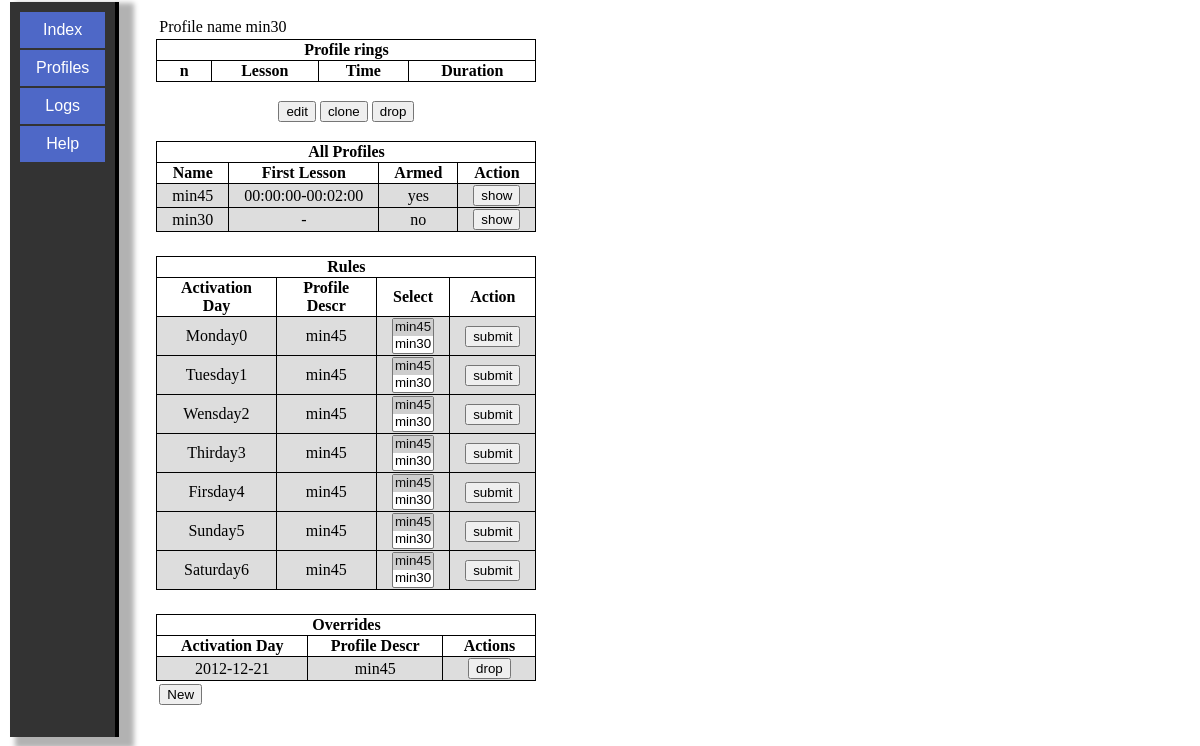
/test.php?show=2, run on the app's committed database.
### tables this page shows
CREATE TABLE profiles(
       id INT NOT NULL AUTO_INCREMENT, 
       PRIMARY KEY(id),
       name VARCHAR(30)    
);

CREATE TABLE rings (
       id INT NOT NULL AUTO_INCREMENT, 
       PRIMARY KEY(id), 
       profile_id INT NOT NULL,
       ring_time TIME,
       ring_duration TIME DEFAULT '00:00:05'
);

CREATE TABLE rules (
       rule_day INT,
       PRIMARY KEY(rule_day),
       profile_id INT NOT NULL       
);

CREATE TABLE overrides(
       id INT NOT NULL AUTO_INCREMENT, 
       PRIMARY KEY(id), 
       over_date DATE,
       profile_id INT NOT NULL
);

### print_funcs.php (the view, shortened to what this page needs)
<?php
$days = ['Monday', 'Tuesday','Wensday','Thirday','Firsday','Sunday','Saturday','Unknown value'];
function rule_day($day)
{
	global $days;
	return $days[$day] . $day;
}
function select_profile_elem()
{
	echo '<select size="'.cnt_profiles().'" name="select_elem">';
	foreach_query("SELECT * FROM profiles",'select_profile_print');
	echo '</select>	';
}
function select_profile_print($pname)
{
	if(is_armed_profile($pname['id'])) {
		echo '<option value="'.$pname['name'].'" selected="">'.$pname['name'].'</option>';
	}else{
		echo '<option value="'.$pname['name'].'">'.$pname['name'].'</option>';
	}
}
function print_rule($rule)
{
	echo '<tr class="entry">';
	echo '<td align="center" class="entry">' . rule_day($rule['rule_day']) . '</td>' . "\n";
	echo '<td align="center" class="entry">' . get_profile_name_by_id(($rule['profile_id'])) . '</td>' . "\n";
	echo '<td align="center" class="entry">';
	select_profile_elem();
	echo '</td>
			<td align="center" class="entry">
				<button type="submit" name="rule_submit" value='.$rule['rule_day'].'>submit</button>
			</td>
		</tr>';
}
function print_profile($p)
{
	echo '<tr class="entry">';
	$ring = get_ring($p['id']);
	echo '<td align="center" class="entry">' . $p['name'] . '</td>' . "\n";
	echo '<td align="center" class="entry">' . $ring[0]['ring_time'] . '-' .  $ring[1]['ring_time'] . '</td>' . "\n";
	echo '<td align="center" class="entry">' . (is_armed_profile($p['id'])? 'yes' : 'no') . '</td>' . "\n";
	echo '
			<td align="center" class="entry">
				<button type="submit" name="show" value='.$p['id'].'>show</button>
			</td>';
	echo '</tr>';
}
function print_override($o)
{
	echo '<tr class="entry">';
	echo '<td align="center" class="entry">' . $o['over_date'] . '</td>' . "\n";
	echo '<td align="center" class="entry">' . get_profile_name_by_id($o['profile_id']) . '</td>' . "\n";
	echo '
			<td align="center" class="entry">
				<button type="submit" name="ov_drop" value='.$o['id'].'>drop</button>
			</td>
		 ';
	echo '</tr>';
}
?>

### site.php (shortened to what this page needs)
<?php
$sub_box_opened = false;
function table_open($head,$cols)
{
	$numcols = count($cols);
	echo '
			<table class="main">
				<tr><th align="center" class="entry" colspan="'.$numcols.'"><div calss="table_heads">'.$head.'</div></td></tr>
				<tr>';
	$i = 0;
	while ($numcols > $i)  {
		echo '<th align="center" class="entry">'.$cols[$i++].'</th>';
	}
	echo '</tr>';
}
function table_close()
{
	echo '</table>';
}
function sub_box_open($td_args=NULL,$tr_args=NULL,$table_args=NULL)
{
	global $sub_box_opened;
	if(!$sub_box_opened) {
		echo '
			<table class="inboxer"'.$table_args.'>
			<tr'.$tr_args.'><td '.$td_args.'>
			';
		$sub_box_opened = true;
	}
}
function sub_box_close()
{
	global $sub_box_opened;
	if($sub_box_opened) {
		echo '
		</td></tr>
		</table>
		';
		$sub_box_opened = false;
	}
}
function print_navi_menu()
{
	echo '<table id="navi_box">';
	echo '<tr><td class="navi_box"> <a href="index.php" class="button" > Index </a></td></tr>';
	echo '<tr><td class="navi_box"> <a href="profs.php" class="button" > Profiles </a></td></tr>';
	echo '<tr><td class="navi_box"> <a href="logs.php" class="button" > Logs </a></td></tr>';
	echo '<tr><td class="navi_box"> <a href="help.php" class="button" > Help </a></td></tr>';
	echo '</table>';
}
function print_head($style)
{
	echo '<html><head><meta charset="UTF-8"/><link type="text/css" rel="stylesheet" href="'.$style.'"></head>';
}
?>

### test.php (shortened to what this page needs)
<?php
include_once 'site.php';
include_once 'pages/show_tt.php';
include_once 'mysql_op.php';
function show_tt($name)
{
	$shown_tt = get_profile($name);
}
function process_buttons()
{
	$new_ov_flag = false;
	$edit_flag = false;
	$shown_tt = NULL;
	if(isset($_REQUEST['show'])) {
		show_tt($_REQUEST['show']);
	}
	return $shown_tt;
}
print_head('style2.css');
process_buttons();
echo '<body dir="ltr">';
echo '<table class="main_box"><tr><td class="navi_box_menu">';
print_navi_menu();
echo '</td><td class="main_box">';
	echo '<form action="'.$argv[0].'" method="post">';
	sub_box_open('class="bg"');
		print_shown_tt();
	sub_box_close();
		print_buttons();
		print_profiles_list();
		print_rules_list();
		print_overrides_list();
echo '</body>';
?>

### pages/show_tt.php (shortened to what this page needs)
<?php
include_once 'site.php';
function form_open($s=NULL)
{
		echo '<form action="'.$argv[0].'" method="post">';
}
function form_close()
{
		echo '</form>';
}
function print_buttons()
{
	global $shown_tt, $edit_flag;
	if(!$edit_flag) {
		echo '
			  <button type="submit" name="edit"  value='. $shown_tt['id'].'>edit</button>
			  <button type="submit" name="clone" value='. $shown_tt['id'].'>clone</button>
			  <button type="submit" name="drop"  value='. $shown_tt['id'].'>drop</button>
			  ';
	} else {
		echo '
			  <button type="submit" name="add" value='. $shown_tt['id'].'>add</button>
			  <button type="submit" name="submit" value='. $shown_tt['id'].'>submit</button>
			  <button type="submit" name="del" value='. $shown_tt['id'].'>del</button>
			  ';
	}
}
function print_profiles_list()
{
			print_profiles();
}
function print_shown_tt()
{
	global $edit_flag, $shown_tt;
	form_open();
	echo '<table><tr class="profile_name">';
	if (!$edit_flag) {
		echo '<td class="profile_name">' ."Profile name ". $shown_tt['name'] . '</td>';
	} else {
		echo '<td class="profile_name"><input type="text" name="new_name" placeholder="' . $shown_tt['name'] . '" />' . '</td>';
	}
	echo '</tr></table>';
		table_open('Profile rings',['n','Lesson','Time','Duration']);
		table_close();
	form_close();
}
function print_rules_list()
{
			print_rules();
}
function print_overrides_list()
{
	global $new_ov_flag,$argv;
			print_overrides();
	echo '<table>';
	if($new_ov_flag) {
		print_new_ov_box();
	} else {
			echo '<tr><td><button type="submit" name="ov_blank" value="blank">New</button></td></tr>';
	}
	echo'</table>';
}
?>

### mysql_op.php (shortened to what this page needs)
<?php
include_once 'print_funcs.php';
function mk_query($query)
{
	$result = mysql_query($query) or err_box($query,'mysql');
	return $result;
}
function foreach_query($query,$printfunc,$arg=NULL)
{
	$result = mk_query($query);
	while($row = mysql_fetch_array($result)) {
		$printfunc ($row,$arg);
	}
}
function get_query($query)
{
	$result = mk_query($query);
	$ret = NULL;
	while($row = mysql_fetch_array($result)) {
		$ret [] = $row;
	}
	return $ret;
}
function print_profiles()
{
	return foreach_query('SELECT * FROM profiles','print_profile');
}
function print_rules()
{
	return foreach_query('SELECT * FROM rules','print_rule');
}
function print_overrides()
{
	return foreach_query('SELECT * FROM overrides GROUP BY over_date','print_override');
}
function get_ring($prof_id)
{
	return get_query("SELECT * FROM rings WHERE profile_id='".$prof_id."' GROUP BY ring_time");
}
function get_profile($prof_id)
{
	return get_query("SELECT * FROM profiles WHERE id='".$prof_id."'")[0];
}
function get_profile_name_by_id($id)
{
	return get_profile($id)['name'];
}
function get_rule_profile_id_by_day($day)
{
	return get_query("SELECT profile_id FROM rules WHERE rule_day='".mk_day($day)."'")[0]['profile_id'];
}
function cnt_profiles()
{
	return get_query("SELECT COUNT(*) FROM profiles")[0]['COUNT(*)'];
}
function mk_day($day)
{
	return $day;
}
function today()
{
	return mk_day(date('N'));
}
function is_armed_profile($id)
{
	return (get_rule_profile_id_by_day(today()) == $id);
}
?>

### style2.css (style rules this page uses)
td.bg { background-color : #ffffff; padding-right: 15px; padding-left: 15px; border-radius: 0px; padding-top: 10px; padding-bottom: 10px; }
td.buttons { background-color : #ffffff; border-radius: 5px 5px 5px 5px; padding-top: 5px; padding-bottom: 5px; }
table.main_box { max-width: 50%; min-width: 40%; }
td.main_box { padding-right: 15%; vertical-align: top; border-radius: 5px 5px 5px 5px; padding-left: 18px; padding-right: 118px; }
table.main { border-collapse: collapse; width: 100%; border: 0px solid rgb(0, 0, 0); }
table.inboxer { border-radius: 5px 5px 5px 5px; width: 100%; }
td.entry { border: 1px solid rgb(0, 0, 0); padding-right: 15px; padding-left: 15px; text-align: centre; }
th.entry { border: 1px solid rgb(0, 0, 0); padding-right: 15px; padding-left: 15px; text-align: centre; font-weight: bold; }
.profile_name { text-align: centre; }
tr.entry { background-color : #dddddd; }
td.navi_box_menu { vertical-align: top; background-color: rgb(51,51,51); border-right: 4px solid rgb(0, 0, 0); box-shadow: 10px 6px 5px 5px rgba(0, 0, 0, 0.3); padding: 8px; }
#navi_box { text-align: center; font-family: "Gotham Rounded A","Gotham Rounded B","proxima-nova-soft",sans-serif; border-radius: 0px 0px 0px 0px; }
#navi_box tr { border: 1px solid rgb(0, 0, 0); vertical-align: top; }
#navi_box td { padding: 9px 16px; background: none repeat scroll 0% 0% rgb(78, 104, 199); }
#navi_box a.button { text-decoration: none; color: white; display: inline-block; border: 0px none; }
body { margin-top: 0%; margin-bottom: 0%; }

### data on the page
profiles: name "min30", shows "no", $p['id'] 2 (drawn)
profiles: name "min45", rings.ring_time "00:00:00", rings.ring_time "00:02:00", shows "yes", $p['id'] 1 (drawn)
rules: rule_day "Monday0", profile.name "min45"
rules: rule_day "Tuesday1", profile.name "min45"
rules: rule_day "Wensday2", profile.name "min45"
rules: rule_day "Thirday3", profile.name "min45"
rules: rule_day "Firsday4", profile.name "min45"
rules: rule_day "Sunday5", profile.name "min45"
rules: rule_day "Saturday6", profile.name "min45"
overrides: over_date "2012-12-21", profile.name "min45", $o['id'] 1 (drawn)

### other printed values
$head "Profile rings All Profiles Rules Overrides"
$cols[$i++] "n"
$cols[$i++] "Lesson"
$cols[$i++] "Time"
$cols[$i++] "Duration"
$cols[$i++] "Name"
$cols[$i++] "First Lesson"
$cols[$i++] "Armed"
$cols[$i++] "Action"
$cols[$i++] "Activation Day"
$cols[$i++] "Profile Descr"
$cols[$i++] "Select"
$cols[$i++] "Actions"
form field select_elem "min45 ☑ / min30"
